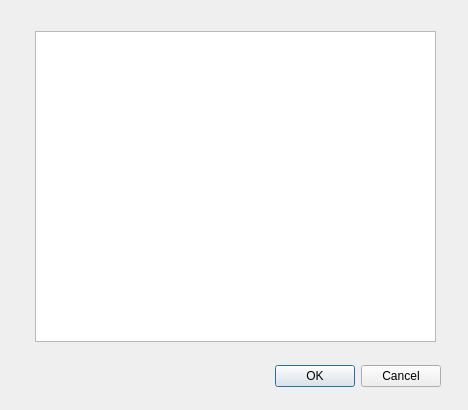
<?xml version="1.0" encoding="UTF-8"?>
<ui version="4.0">
 <class>Dialog</class>
 <widget class="QDialog" name="Dialog">
  <property name="geometry">
   <rect>
    <x>0</x>
    <y>0</y>
    <width>468</width>
    <height>410</height>
   </rect>
  </property>
  <property name="windowTitle">
   <string>Dialog</string>
  </property>
  <widget class="QDialogButtonBox" name="buttonBox">
   <property name="geometry">
    <rect>
     <x>100</x>
     <y>360</y>
     <width>341</width>
     <height>32</height>
    </rect>
   </property>
   <property name="orientation">
    <enum>Qt::Horizontal</enum>
   </property>
   <property name="standardButtons">
    <set>QDialogButtonBox::Cancel|QDialogButtonBox::Ok</set>
   </property>
  </widget>
  <widget class="QTableView" name="tableView">
   <property name="geometry">
    <rect>
     <x>35</x>
     <y>31</y>
     <width>401</width>
     <height>311</height>
    </rect>
   </property>
  </widget>
 </widget>
 <resources/>
 <connections>
  <connection>
   <sender>buttonBox</sender>
   <signal>accepted()</signal>
   <receiver>Dialog</receiver>
   <slot>accept()</slot>
   <hints>
    <hint type="sourcelabel">
     <x>248</x>
     <y>254</y>
    </hint>
    <hint type="destinationlabel">
     <x>157</x>
     <y>274</y>
    </hint>
   </hints>
  </connection>
  <connection>
   <sender>buttonBox</sender>
   <signal>rejected()</signal>
   <receiver>Dialog</receiver>
   <slot>reject()</slot>
   <hints>
    <hint type="sourcelabel">
     <x>316</x>
     <y>260</y>
    </hint>
    <hint type="destinationlabel">
     <x>286</x>
     <y>274</y>
    </hint>
   </hints>
  </connection>
 </connections>
</ui>
